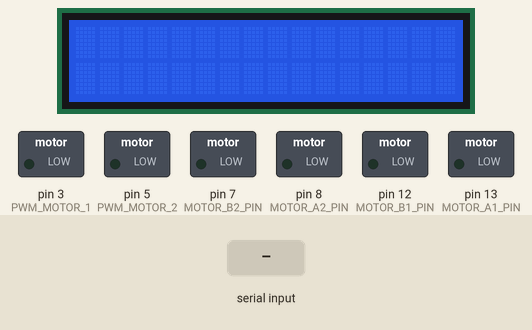
Simulated run of this sketch. Board: Arduino Uno, built with avr-gcc and run on an emulated ATmega328P. On the bench: 16×2 character LCD, switched loads named in the sketch (green lamp = pin HIGH). The inputs (shaded band) are chosen by the test bench. What the sketch prints to the serial monitor is not drawn.

Above: at 1.2 s.
1.3 s: "90,45\n" received over Serial
At 1.6 s:
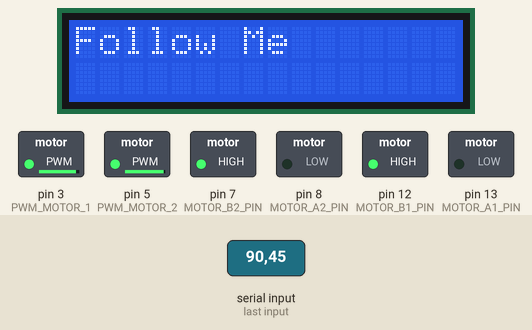
4.3 s: "30,150\n" received over Serial
At 5.1 s:
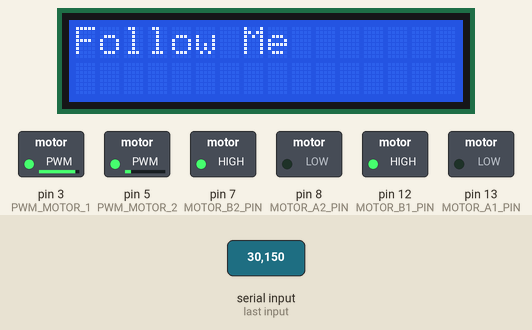
7.3 s: "5\n" received over Serial
At 9.1 s:
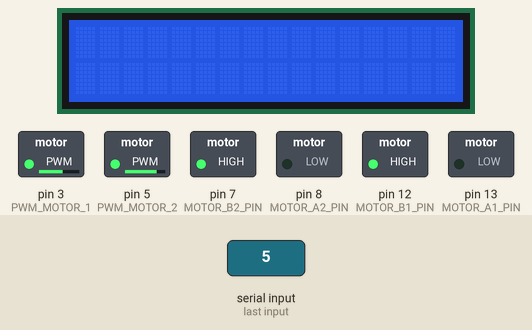
9.8 s: "200\n" received over Serial
At 11.1 s:
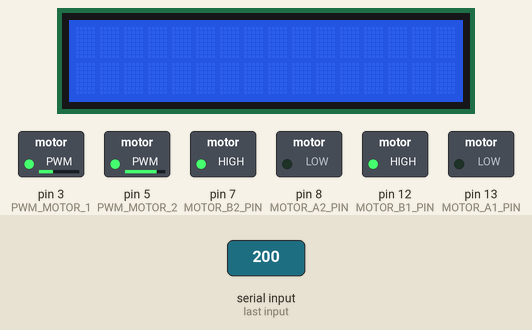
12.3 s: "90\n" received over Serial
At 14.1 s:
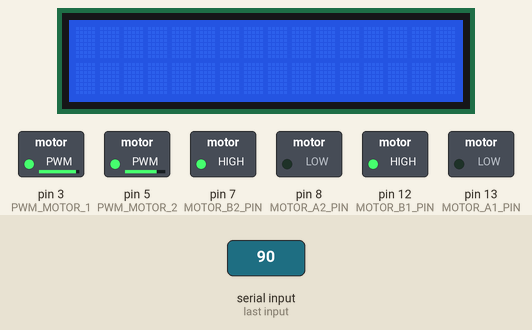
Timing chart, 0 to 15.6 s (numbered marks = the images above; inputs shaded):
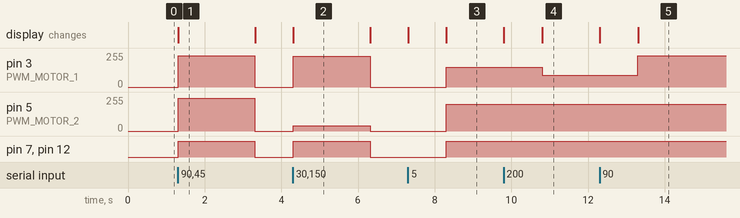

Measured:
- after the input at 1.3 s, pin 3 (PWM_MOTOR_1): 0/255 → 234/255 at once, → 0/255 2.0 s later; pin 5 (PWM_MOTOR_2): 0/255 → 245/255 at once, → 0/255 2.0 s later; pin 7 (MOTOR_B2_PIN), pin 12 (MOTOR_B1_PIN): LOW → HIGH at once, → LOW 2.0 s later; the display: changes at once (image 1)
- after the input at 4.3 s, pin 3 (PWM_MOTOR_1): 0/255 → 230/255 at once, → 0/255 2.0 s later; pin 5 (PWM_MOTOR_2): 0/255 → 38/255 at once, → 0/255 2.0 s later; pin 7 (MOTOR_B2_PIN), pin 12 (MOTOR_B1_PIN): LOW → HIGH at once, → LOW 2.0 s later; the display: changes at once (image 2)
- after the input at 7.3 s, pin 3 (PWM_MOTOR_1): 0/255 → 149/255 after 1.0 s; pin 5 (PWM_MOTOR_2): 0/255 → 200/255 after 1.0 s; pin 7 (MOTOR_B2_PIN), pin 12 (MOTOR_B1_PIN): LOW → HIGH after 1.0 s; the display: first changes at once (image 3 shows a later state)
- after the input at 9.8 s, pin 3 (PWM_MOTOR_1): 149/255 → 88/255 after 1.0 s; the display: first changes at once (image 4 shows a later state)
- after the input at 12.3 s, pin 3 (PWM_MOTOR_1): 88/255 → 234/255 after 1.0 s; the display: first changes at once (image 5 shows a later state)
- what the display in image 1 shows lasts 2.0 s, from 1.3 s to 3.3 s

The sketch:

integer_Serial.ino
```cpp
#include <SoftwareSerial.h>
#include <LiquidCrystal.h>

#define MOTOR_A1_PIN 13
#define MOTOR_B1_PIN 12
#define PWM_MOTOR_1 3

#define MOTOR_A2_PIN 8
#define MOTOR_B2_PIN 7
#define PWM_MOTOR_2 5

// Initialize the integer variables
int pwm1;
int pwm2;
const int rs = 2, en = 4, d4 = 6, d5 = 9, d6 = 10, d7 = 11;
LiquidCrystal lcd(rs, en, d4, d5, d6, d7);

void setup(){

  // Set the baud rate
  Serial.begin(9600);
  pinMode(MOTOR_A1_PIN, OUTPUT);
  pinMode(MOTOR_B1_PIN, OUTPUT);
  pinMode(PWM_MOTOR_1, OUTPUT);
  pinMode(MOTOR_A2_PIN, OUTPUT);
  pinMode(MOTOR_B2_PIN, OUTPUT);
  pinMode(PWM_MOTOR_1, OUTPUT);
  lcd.begin(16, 2);
}

void loop(){
  lcd.clear();

  if(Serial.available() > 0) {
    lcd.print("Follow Me");
    pwm1 = Serial.parseInt();
    pwm2 = Serial.parseInt();

    // We do println to add a new line character '\n' at the end
    // of the comma-separated stream of integers
    Serial.print(pwm1); Serial.print(",");
    Serial.print(pwm2); Serial.print(",");

    if (pwm1 ==0 and pwm2 ==0){
      pwmStop();
    }
    else{
      updatePwm();
    }
    }
    lcd.clear();
  }

void updatePwm(){
  if (pwm1 != pwm2){
    if (pwm1>pwm2){
      pwm1=400+pwm1;
      pwm2=200+pwm2;
    }
    else{
      pwm1=200+pwm1;
      pwm2=400+pwm2;
    }
  }
  else{
    pwm1=970+pwm1;
    pwm2=970+pwm2;
  }
  analogWrite(PWM_MOTOR_1,pwm1);
  analogWrite(PWM_MOTOR_2,pwm2);
  digitalWrite(MOTOR_A1_PIN, LOW);
  digitalWrite(MOTOR_A2_PIN, LOW);
  digitalWrite(MOTOR_B1_PIN, HIGH);
  digitalWrite(MOTOR_B2_PIN, HIGH);
}

void pwmStop()
{
analogWrite(PWM_MOTOR_1, pwm1);
analogWrite(PWM_MOTOR_2, pwm2);
digitalWrite(MOTOR_A1_PIN, LOW);
digitalWrite(MOTOR_B1_PIN, LOW);
digitalWrite(MOTOR_A2_PIN, LOW);
digitalWrite(MOTOR_B2_PIN, LOW);
}
```
